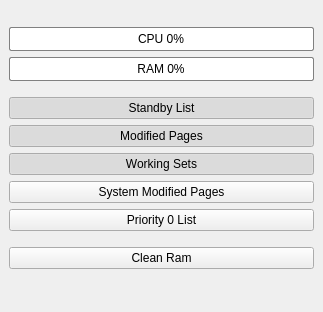
<?xml version="1.0" encoding="UTF-8"?>
<ui version="4.0">
 <class>MainWindow</class>
 <widget class="QMainWindow" name="MainWindow">
  <property name="windowModality">
   <enum>Qt::ApplicationModal</enum>
  </property>
  <property name="geometry">
   <rect>
    <x>0</x>
    <y>0</y>
    <width>323</width>
    <height>312</height>
   </rect>
  </property>
  <property name="sizePolicy">
   <sizepolicy hsizetype="Preferred" vsizetype="Preferred">
    <horstretch>0</horstretch>
    <verstretch>0</verstretch>
   </sizepolicy>
  </property>
  <property name="minimumSize">
   <size>
    <width>310</width>
    <height>300</height>
   </size>
  </property>
  <property name="focusPolicy">
   <enum>Qt::TabFocus</enum>
  </property>
  <property name="contextMenuPolicy">
   <enum>Qt::NoContextMenu</enum>
  </property>
  <property name="windowTitle">
   <string>RAM Cleaner by MactorienT</string>
  </property>
  <property name="styleSheet">
   <string notr="true"> QProgressBar::chunk {
     background-color: #576CBC;
     width: 1px;
 }

 QProgressBar {
     border: 1px solid grey;
     border-radius: 2px;
     text-align: center;
 }</string>
  </property>
  <property name="animated">
   <bool>false</bool>
  </property>
  <widget class="QWidget" name="centralwidget">
   <layout class="QVBoxLayout" name="verticalLayout_10">
    <item>
     <spacer name="verticalSpacer">
      <property name="orientation">
       <enum>Qt::Vertical</enum>
      </property>
      <property name="sizeType">
       <enum>QSizePolicy::Maximum</enum>
      </property>
      <property name="sizeHint" stdset="0">
       <size>
        <width>20</width>
        <height>4</height>
       </size>
      </property>
     </spacer>
    </item>
    <item>
     <layout class="QVBoxLayout" name="verticalLayout_7">
      <item>
       <layout class="QVBoxLayout" name="verticalLayout_8">
        <item>
         <widget class="QProgressBar" name="cpuUsage">
          <property name="value">
           <number>0</number>
          </property>
          <property name="alignment">
           <set>Qt::AlignCenter</set>
          </property>
          <property name="format">
           <string>CPU %p%</string>
          </property>
         </widget>
        </item>
        <item>
         <widget class="QProgressBar" name="ramUsage">
          <property name="value">
           <number>0</number>
          </property>
          <property name="alignment">
           <set>Qt::AlignCenter</set>
          </property>
          <property name="format">
           <string>RAM %p%</string>
          </property>
         </widget>
        </item>
       </layout>
      </item>
      <item>
       <spacer name="verticalSpacer_3">
        <property name="orientation">
         <enum>Qt::Vertical</enum>
        </property>
        <property name="sizeType">
         <enum>QSizePolicy::Maximum</enum>
        </property>
        <property name="sizeHint" stdset="0">
         <size>
          <width>20</width>
          <height>10</height>
         </size>
        </property>
       </spacer>
      </item>
      <item>
       <layout class="QHBoxLayout" name="horizontalLayout_4">
        <item>
         <layout class="QVBoxLayout" name="verticalLayout_9">
          <item>
           <widget class="QPushButton" name="optionStandby">
            <property name="text">
             <string>Standby List</string>
            </property>
            <property name="checkable">
             <bool>true</bool>
            </property>
            <property name="checked">
             <bool>true</bool>
            </property>
            <attribute name="buttonGroup">
             <string notr="true">optionButtons</string>
            </attribute>
           </widget>
          </item>
          <item>
           <widget class="QPushButton" name="optionMPages">
            <property name="text">
             <string>Modified Pages</string>
            </property>
            <property name="checkable">
             <bool>true</bool>
            </property>
            <property name="checked">
             <bool>true</bool>
            </property>
            <attribute name="buttonGroup">
             <string notr="true">optionButtons</string>
            </attribute>
           </widget>
          </item>
          <item>
           <widget class="QPushButton" name="optionWorkingSets">
            <property name="text">
             <string>Working Sets</string>
            </property>
            <property name="checkable">
             <bool>true</bool>
            </property>
            <property name="checked">
             <bool>true</bool>
            </property>
            <attribute name="buttonGroup">
             <string notr="true">optionButtons</string>
            </attribute>
           </widget>
          </item>
          <item>
           <widget class="QPushButton" name="optionSysMPages">
            <property name="text">
             <string>System Modified Pages</string>
            </property>
            <property name="checkable">
             <bool>true</bool>
            </property>
            <attribute name="buttonGroup">
             <string notr="true">optionButtons</string>
            </attribute>
           </widget>
          </item>
          <item>
           <widget class="QPushButton" name="optionPriority0">
            <property name="text">
             <string>Priority 0 List</string>
            </property>
            <property name="checkable">
             <bool>true</bool>
            </property>
            <property name="checked">
             <bool>false</bool>
            </property>
            <attribute name="buttonGroup">
             <string notr="true">optionButtons</string>
            </attribute>
           </widget>
          </item>
         </layout>
        </item>
       </layout>
      </item>
      <item>
       <spacer name="verticalSpacer_4">
        <property name="orientation">
         <enum>Qt::Vertical</enum>
        </property>
        <property name="sizeType">
         <enum>QSizePolicy::Maximum</enum>
        </property>
        <property name="sizeHint" stdset="0">
         <size>
          <width>20</width>
          <height>10</height>
         </size>
        </property>
       </spacer>
      </item>
      <item>
       <widget class="QPushButton" name="cleanRamButton">
        <property name="text">
         <string>Clean Ram</string>
        </property>
       </widget>
      </item>
     </layout>
    </item>
   </layout>
  </widget>
  <widget class="QStatusBar" name="statusbar">
   <property name="sizeGripEnabled">
    <bool>false</bool>
   </property>
  </widget>
 </widget>
 <resources/>
 <connections/>
 <buttongroups>
  <buttongroup name="optionButtons">
   <property name="exclusive">
    <bool>false</bool>
   </property>
  </buttongroup>
 </buttongroups>
</ui>
